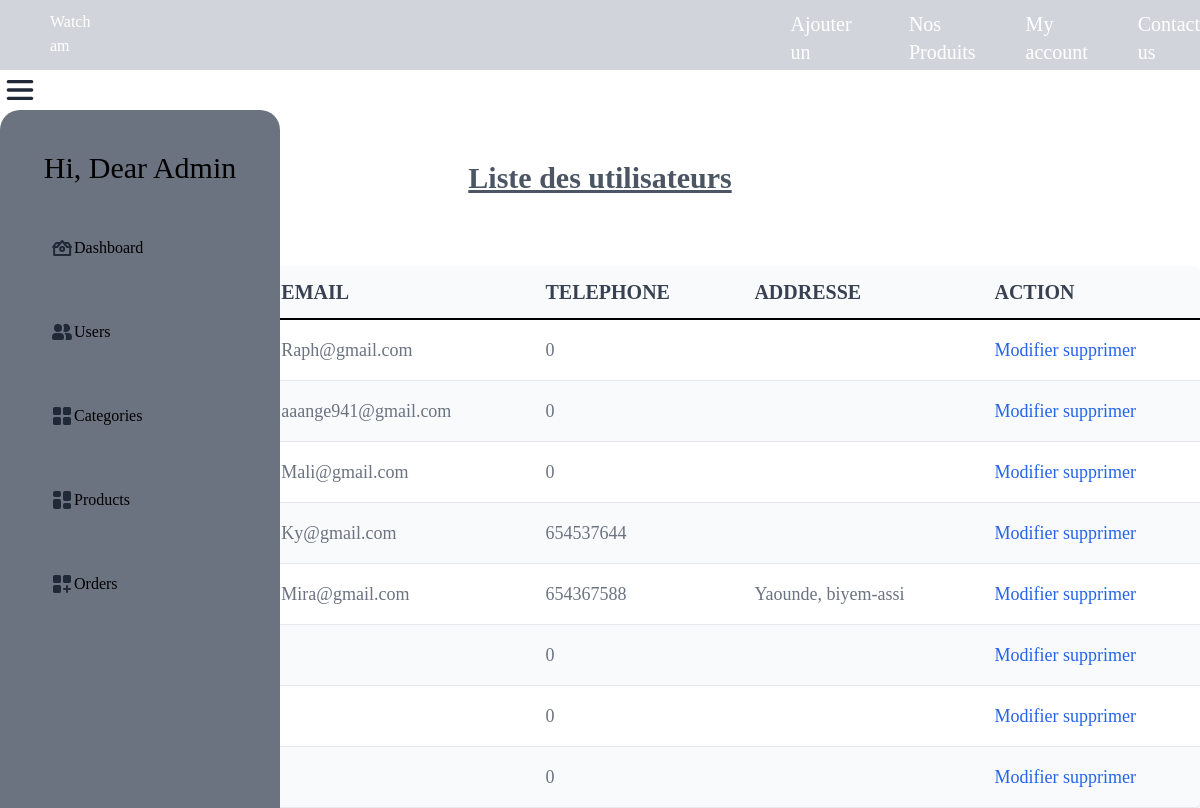
The app's page /us_dash.php with its own data.
### tables this page shows
CREATE TABLE `utilisateurs` (
  `id` int(11) NOT NULL,
  `noms` varchar(20) NOT NULL,
  `email` varchar(70) NOT NULL,
  `passwords` varchar(40) NOT NULL,
  `phones` int(40) NOT NULL,
  `Address` varchar(250) NOT NULL,
  `role` text NOT NULL DEFAULT 'user'
);

### us_dash.php (the view, shortened to what this page needs)
<?php
require("config/connexion.php");
?>
<!DOCTYPE html>
<html lang="en">
<head>
   <script src="https://cdn.tailwindcss.com"></script>
  <link rel="stylesheet" href="assets\css\sty_ad.css">
</head>
<body  class=" birthstone-regular ">
  <header class=" h-[70px] pl-[50px] pt-[10px] bg-gray-300 flex gap-[700px]">
    <div><p class="text-white cedar-cursive-regular">Watch am</p></div>
    <div class="">
       <ul class=" flex gap-[50px] text-xl text-white">
      <li>
        <a href="" class="hover:text-yellow-300">Ajouter un produit?</a>
 <a href=""class="hover:text-gray-400">Acceuil</a></li>
      <li><a href="./pprod.php" class="hover:text-gray-400">Nos Produits</a></li>
      <li> <a href="./ac_conn.php" class="hover:text-gray-400">My account</a></li>
      <li> <a href="./contact.php" class="hover:text-gray-400">Contact us</a></li>
      </ul>
    </div>
  </header>
   <div id="menu" class="">
</div>
<div  id="submenu" class="rounded-[20px] bg-gray-500 h-[900px]  w-[280px] fixed ">
<div><p class="pt-[40px] text-center text-3xl text-bold">Hi, Dear Admin</p></div>
<ul class="p-[20px] absolute">
    <li class="flex  p-[30px]  rounded-[10px] hover:bg-gray-400 w-[200px] ">
<a href="./ac_admin.php">Dashboard</a></li>
    <li class="p-[30px]  flex rounded-[10px] hover:bg-gray-400 w-[200px] ">
<a href="./us_dash.php">Users</a></li>
    <li class="p-[30px] flex rounded-[10px] hover:bg-gray-400 w-[200px] ">
<a href="./categ.php">Categories</a></li>
    <li class="p-[30px] flex rounded-[10px] hover:bg-gray-400 w-[200px] ">
<a href="./prod.php">Products</a></li>
    <li class="p-[30px] flex rounded-[10px] hover:bg-gray-400 w-[200px] ">
<a href="">Orders</a></li>
  </ul>
</div>
  <h1 class=" text-3xl text-center text-gray-600 underline font-bold pt-[50px] pb-[70px]">Liste des utilisateurs</h1>
<div class="overflow-x-auto shadow-md sm:rounded-lg">
    <table class="w-full text-sm text-left rtl:text-right text-gray-500 dark:text-gray-400">
        <thead class="text-xl text-gray-700 uppercase bg-gray-50 dark:bg-gray-700 dark:text-gray-400">
            <tr class="border-b-2 border-black">
                <th scope="col" class="px-6 py-3">
                </th>
                <th scope="col" class="px-6 py-3">
                    Email
                </th>
                <th scope="col" class="px-6 py-3">
                    telephone
                </th>
                <th scope="col" class="px-6 py-3">
                    Addresse
                </th>
                <th scope="col" class="px-6 py-3">
                    Action
                </th>
            </tr>
        </thead>
        <tbody class="text-lg">
            <?php
            try{
                $stmt=$conn->prepare("SELECT*FROM utilisateurs");
                $stmt->execute();
                foreach ($stmt->fetchAll() as $k => $v) {
            ?>
            <tr class="odd:bg-white odd:dark:bg-gray-900 even:bg-gray-50 even:dark:bg-gray-800 border-b dark:border-gray-700 border-gray-200">
                <th scope="row" class="px-6 py-4 font-medium text-gray-900 whitespace-nowrap dark:text-white">
                </th>
                <td class="px-6 py-4">
                     <?php echo $v["email"]. "";?>
                </td>
                <td class="px-6 py-4">
                     <?php echo $v["phones"]. "";?>
                </td>
                <td class="px-6 py-4">
                     <?php echo $v["Address"]. "";?>
                </td>
                <td class="px-6 py-4">
                <a href="#" class="font-medium text-blue-600 dark:text-blue-500 hover:underline">Modifier</a>
                <a href="./del_us_ad.php?sms=<?= $v['id']?>" class="font-medium text-blue-600 dark:text-blue-500 hover:underline">supprimer</a>
                </td>
            </tr>
            <?php
            }}
            catch(PDOException $e){
                echo"erreur d'insertion". $e->getMessage();
            }
            ?>
        </tbody>
    </table>
</div>
</body>
</html>

### assets/css/sty_ad.css (style rules this page uses)
.birthstone-regular { font-family: "Birthstone", serif; font-weight: 400; font-style: normal; }

### records on screen
utilisateurs: email "Raph@gmail.com", phones "0"
utilisateurs: email "aaange941@gmail.com", phones "0"
utilisateurs: email "Mali@gmail.com", phones "0"
utilisateurs: email "Ky@gmail.com", phones "654537644"
utilisateurs: email "Mira@gmail.com", phones "654367588", Address "Yaounde, biyem-assi"
utilisateurs: phones "0"
utilisateurs: phones "0"
utilisateurs: phones "0"
